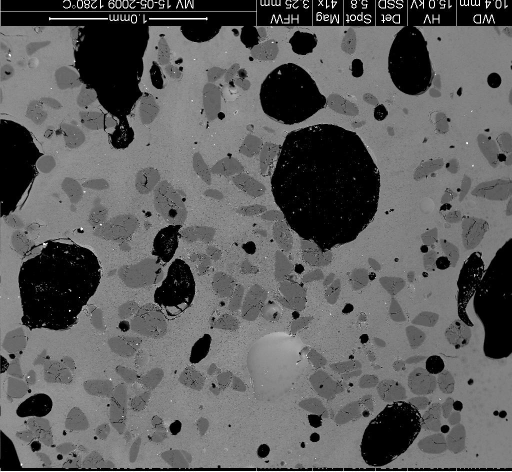
#> input picture Image processing for Biological systems/bubbles.jpg, 1024 x 943 px (shown at 1/2 size)
$ python read_img.py   (older library calls are emulated)
#> lines starting #> are read from the running program, lines starting #| are printed output that depends on the picture; after the words box and inside, x2 and y2 are one past the last pixel; in counts of white or black regions, pixels touching at a corner belong together
import matplotlib.pyplot as plt
import numpy as np
import scipy.ndimage as ndi

img = np.flipud(plt.imread('bubbles.jpg'))
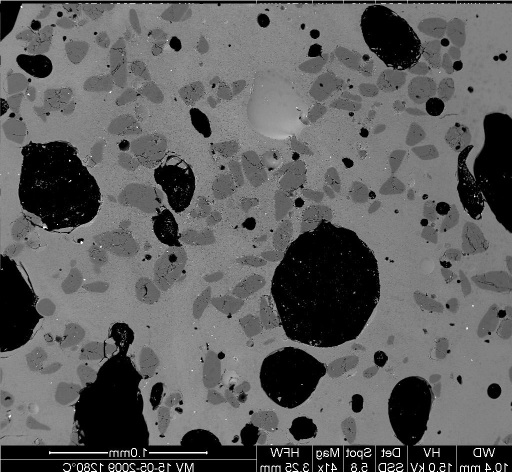
#> img: shape (943, 1024) (shown at 1/2 size); min 0, max 255, mean 94.8
img_clean = img[:880, :]
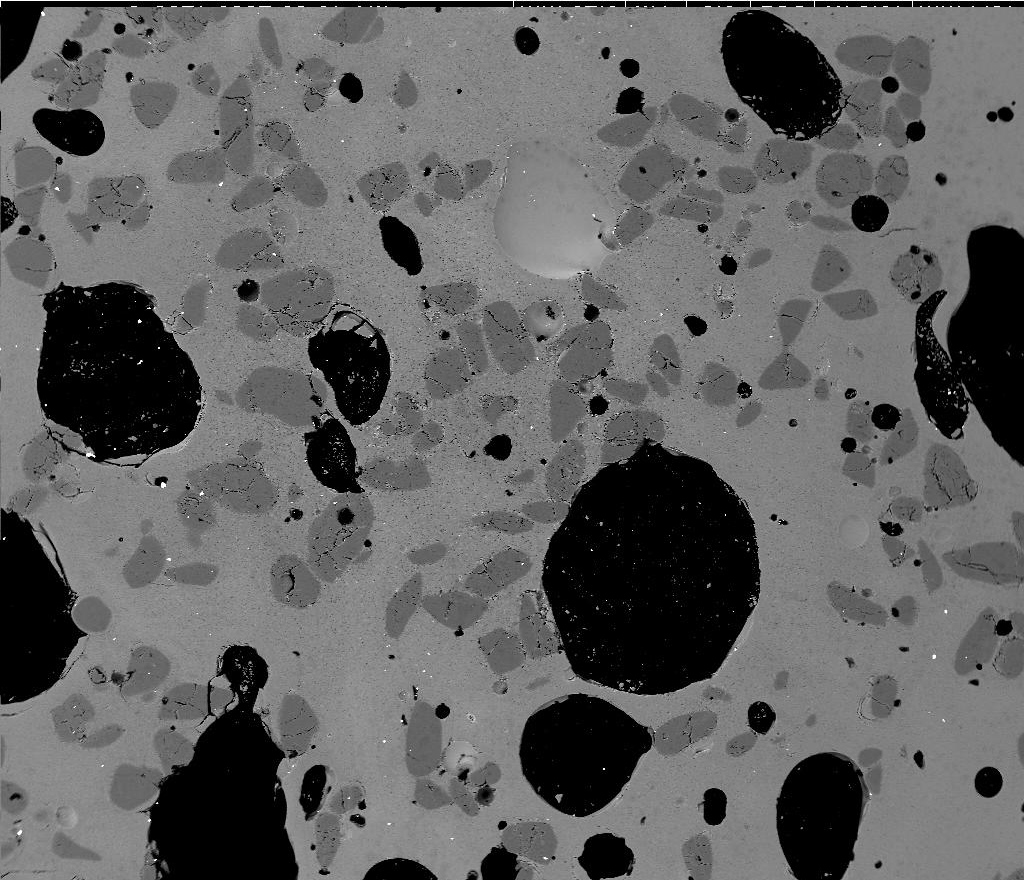
#> img_clean: shape (880, 1024); min 0, max 255, mean 98.5
img_med = ndi.median_filter(img_clean, size=5)
plt.imshow(img_med, cmap=plt.cm.gray, interpolation='nearest')
plt.hist(img_med.flat, bins=40, range=(0, 1000))

bubbles = (img_med <= 50)
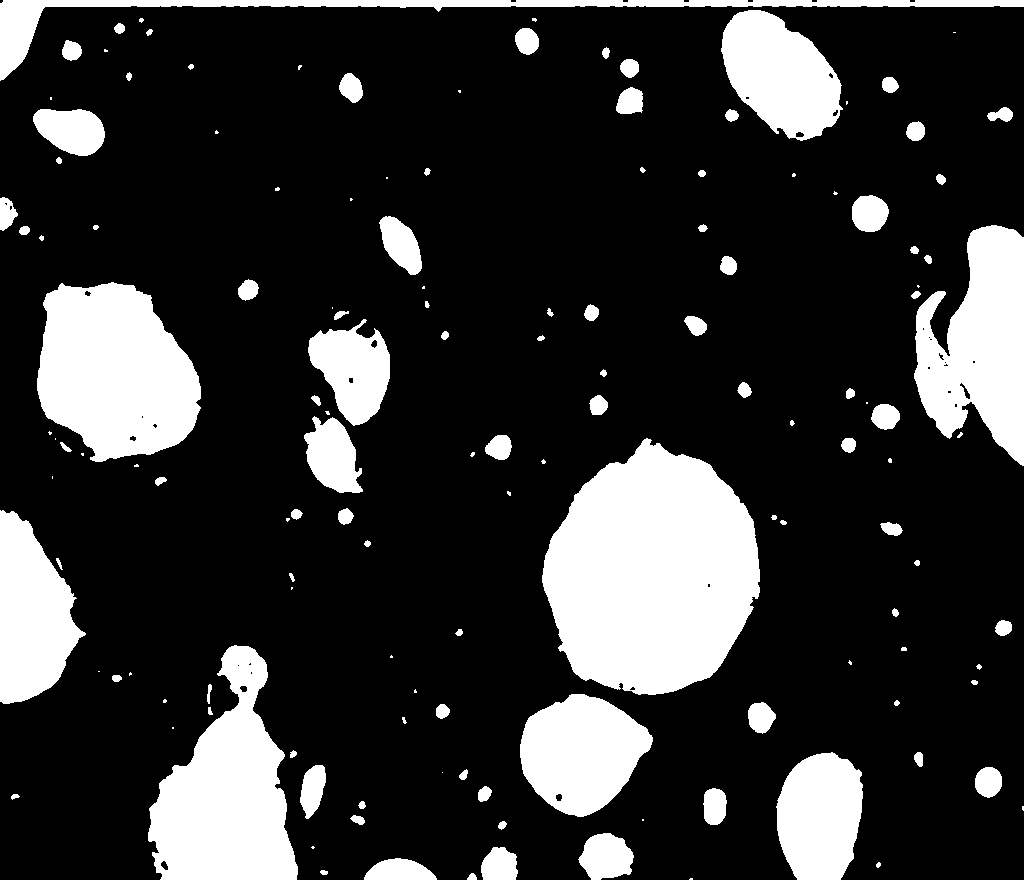
#> bubbles: shape (880, 1024) bool; 20.2% white; 143 white regions (42 under 20 px), largest, box (x1, y1, x2, y2) and area: (542, 438, 760, 695) 41029, (37, 282, 201, 462) 21981, (148, 645, 298, 880) 20755
sand = (img_med > 50) & (img_med <= 120)
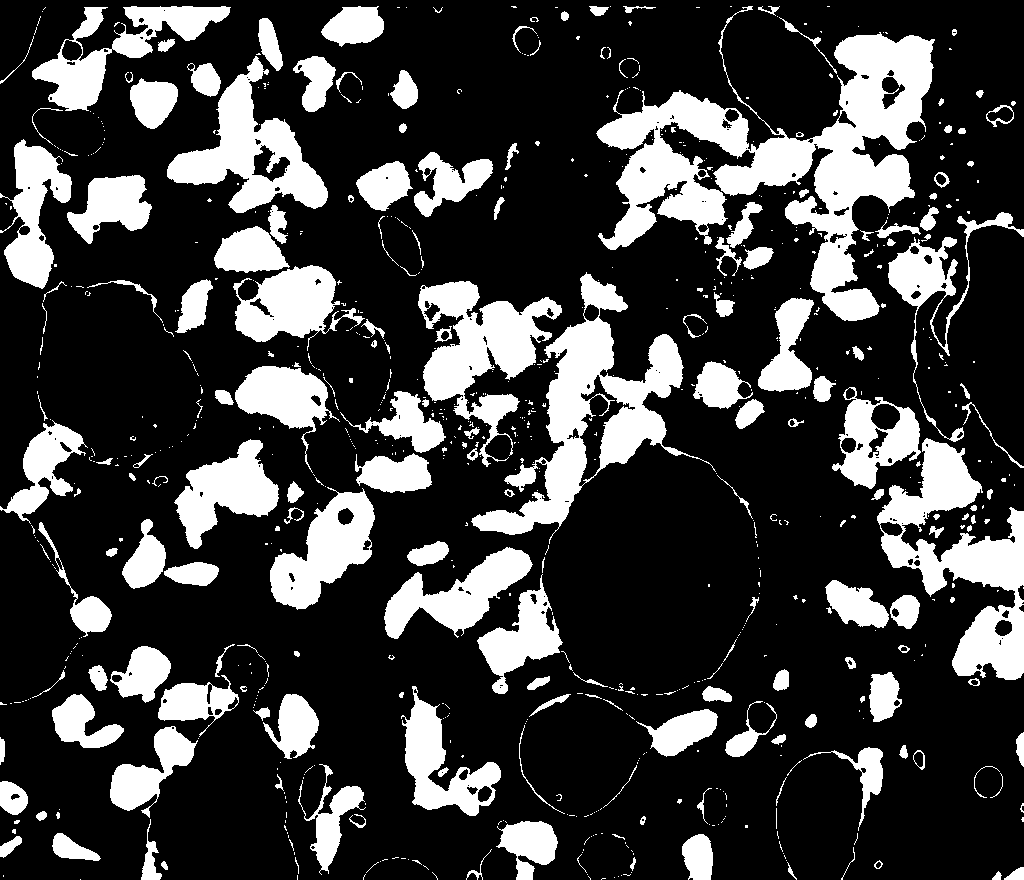
#> sand: shape (880, 1024) bool; 24.1% white; 809 white regions (605 under 20 px), largest, box (x1, y1, x2, y2) and area: (596, 6, 935, 321) 33321, (471, 272, 716, 544) 16540, (877, 438, 1024, 680) 14021
glass = (img_med > 120)
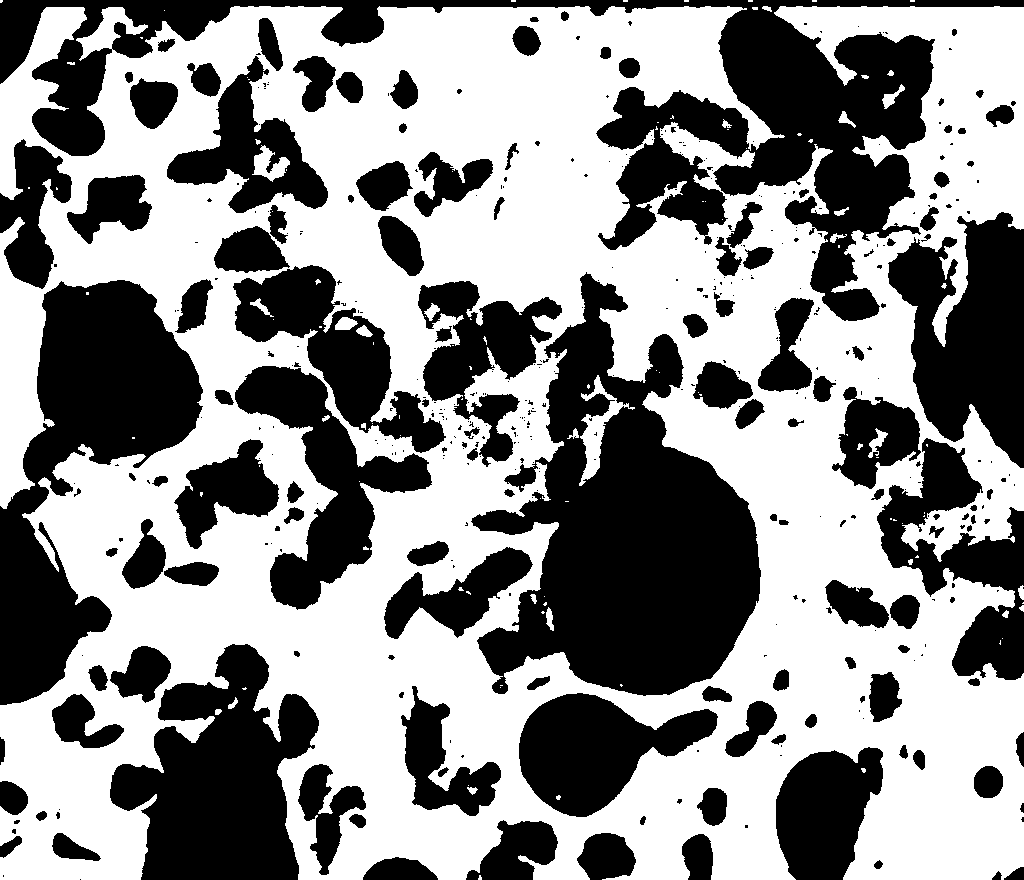
#> glass: shape (880, 1024) bool; 55.6% white; 418 black regions (275 under 20 px), largest, box (x1, y1, x2, y2) and area: (0, 0, 1024, 321) 67804, (471, 272, 761, 696) 62569, (0, 280, 203, 705) 38554


def plot_images(cmap=plt.cm.gray):
    for n, (name, image) in \
        enumerate([('Original', img_med),
                   ('Bubbles', bubbles),
                   ('Sand', sand),
                   ('Glass', glass)]):

        plt.subplot(2, 2, n + 1)
        plt.imshow(image, cmap=cmap)
        plt.title(name)
        plt.axis('off')
#> this loop made 4 passes
#> name on passes 1 to 4: 'Original', 'Bubbles', 'Sand', 'Glass'


def plot_color_overlay():
    all_layers = np.zeros((img_clean.shape[0],
                           img_clean.shape[1], 3)) # Color image

    assert(bubbles.dtype == np.bool)

    all_layers[bubbles] = (1, 0, 0)
    all_layers[sand] = (1, 1, 0)
    all_layers[glass] = (0, 0, 1)

    plt.imshow(all_layers)


if __name__ == '__main__':
    #plot_color_overlay()
    plot_images()
    plt.show()
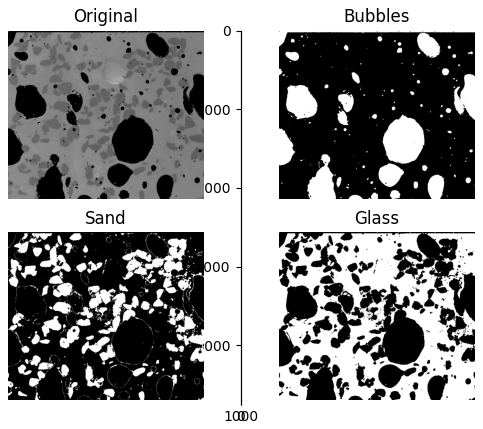
#> figure drawn by matplotlib, 5 panels
